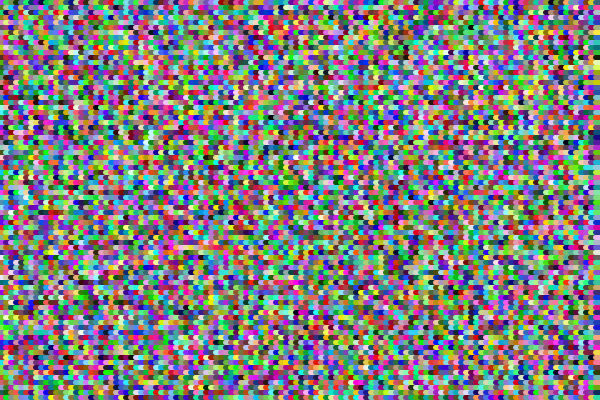
Frame 1 (no input)
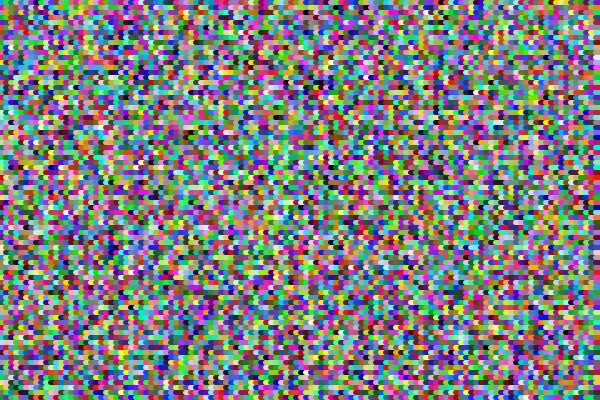
Frame 60 (the mouse pressed at the canvas centre just before this capture)
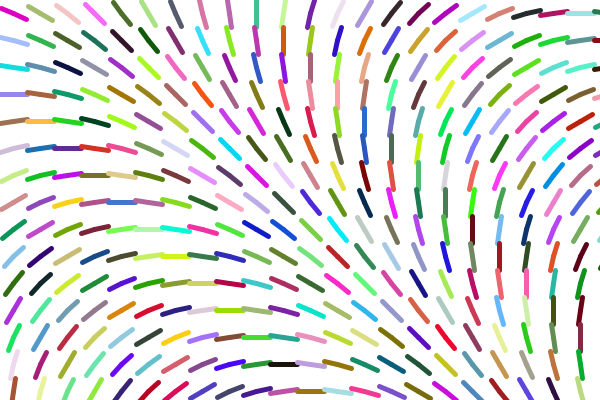
Frame 120 (the mouse held since frame 60 and released just before this capture)

The Processing sketch that drew these frames (run headless with seeded random() and noise(); from frame 60 on, the mouse is pressed at the canvas centre):

// Processing sketch: processing_7280
// ── processing_7280.pde

/** 
 * "Dancing Hotdog People" by Evan Reeves 
 * 
 * For lack of a better app name, this is an applet that iteratively renders
 * line segments of a uniform magnitude  about a given incremented angle 
 * throughout the screen. The spacing of the line segments is controlled
 * by vertical mouse position, the increment of the angle controlled by 
 * horizontal mouse position, and random color assignment for the 
 * line segments.
 * Email: web@evanreeves.com
 * Website: www.evanreeves.com or github.com/JadedEvan
 */ 

// Some global vars
float spacing = 5;     // Spacing between objects
float dTheta = 2;      // Incremental change in angle 
float angle = 0;       // Initial angle

float midpointX, midpointY = 0;
void setup()
{
  size(600, 400);
  // Hint : higher framerates make this a bit more schizophrenic
  frameRate(15);
  smooth(); 
  strokeWeight(5);
}

void draw()
{
  background(255,255,255);
 
  // Hint : Try playing with the tresholds for the mapping
  dTheta = map(mouseY, 0, height, 0, 15);
  spacing = map(mouseX, 0, width, 5, 50);
  
  // Hint : adding 'float' before variable assignment also 
  // yields some interesting results!
  //float dTheta = map(mouseY, 0, height, 0, 15);
  //float spacing = map(mouseX, 0, width, 5, 50);
  
  stroke(0,0,0);
  for(int dY=0; dY < height; dY += spacing)
  {
    for(int dX=0; dX < width; dX += spacing)
    {
      drawSegment(dX, dY, angle);
      // Hint : try moving the angle statement into 
      // the previous for loop for a different look
      angle = incrementAngle(angle, dTheta);
    }
  } 
  
}

void drawSegment(float xPos, float yPos, float angle)
{
  // Calculate the midpoint of where the line should be drawn
  // So segments can be extended equally from this position
  midpointX = xPos + (spacing/2);
  midpointY = yPos + (spacing/2);  
  float lengthX = (spacing/2)*cos(radians(angle));
  float lengthY = (spacing/2)*sin(radians(angle));
  
  // TODO : might run faster in HSB mode, by making fewer calls to 
  // random()
  stroke(random(255), random(255), random(255));
  line(midpointX, midpointY, midpointX + lengthX, midpointY + lengthY);
  line(midpointX, midpointY, midpointX - lengthX, midpointY - lengthY);
}

float incrementAngle(float angle, float dT)
{
  if(angle > 360) {
    return angle - 360 + dT;
  } else {
    return angle+dT;
  }
}
